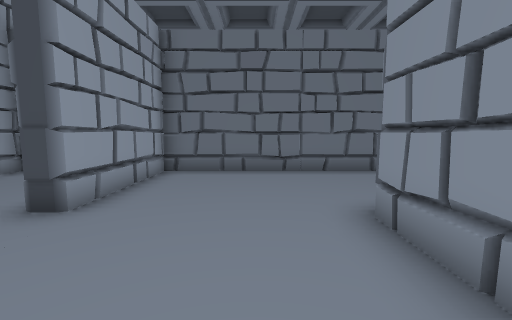
View 1 (above)

21 first-person views from a walk through a Unity game level. The camera is 1.2 m above the floor, tilts 6° down and sees 90° across. Doors are open. The floor is counted in squares, 1 m on a side. Each view is taken from the middle of a square. On the plan, view 1 faces up. The plan holds only what a view shows up to about 12 squares ahead; the rest is blank. The place goes on beyond the plan. Some animated figures are left out.

View 2
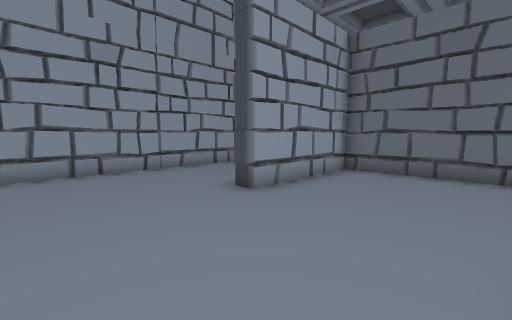

View 3
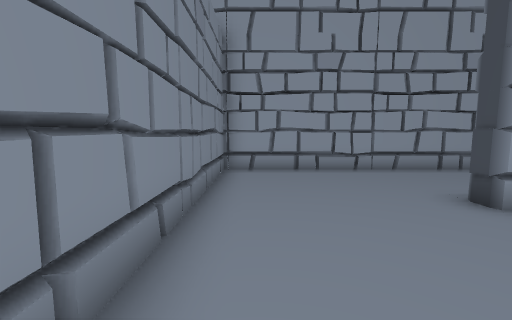

View 4
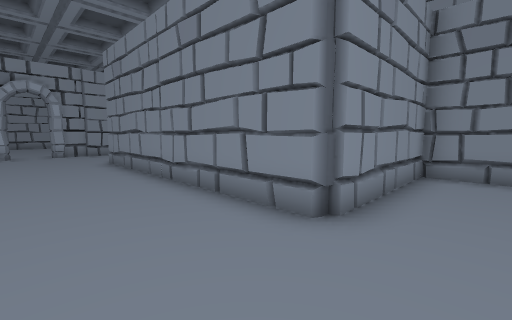

View 5
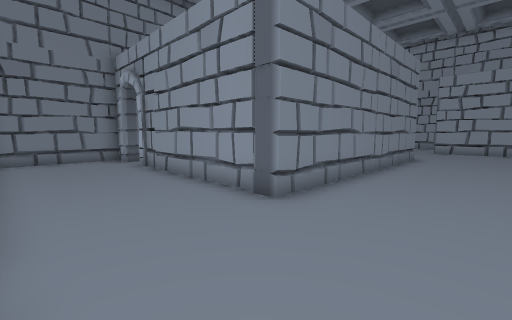

View 6
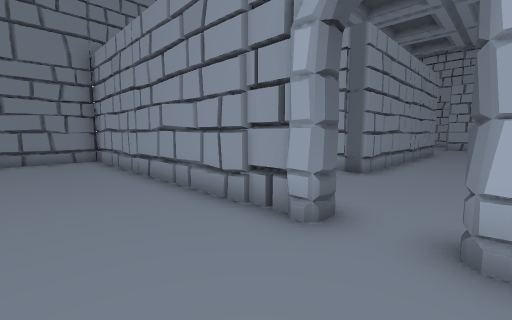

View 7
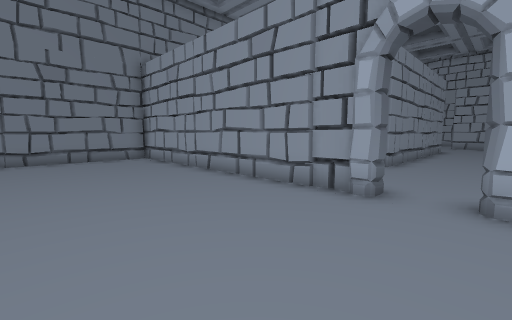

View 8
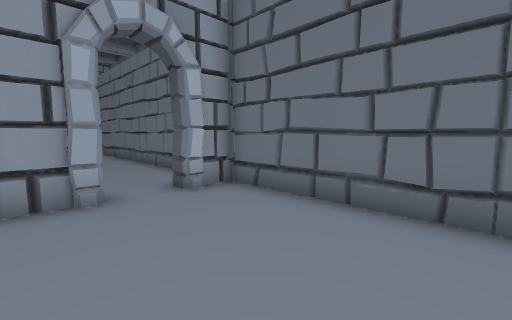

View 9
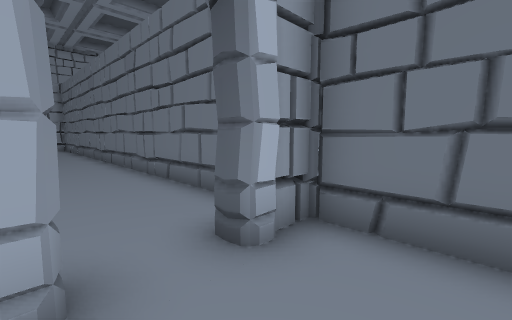

View 10
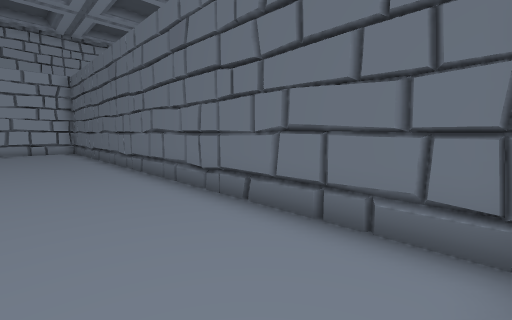

View 11
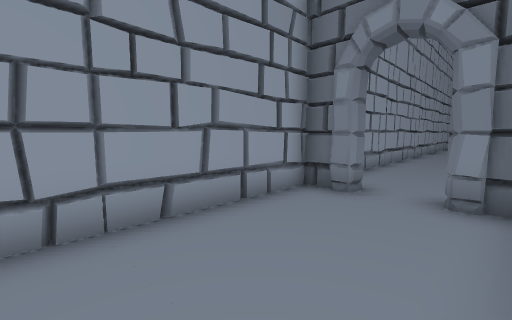

View 12
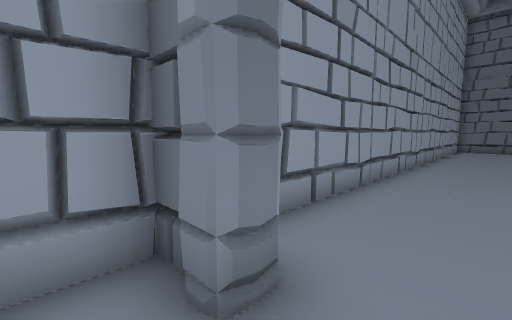

View 13
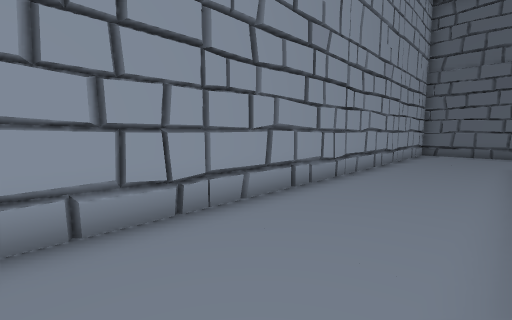

View 14
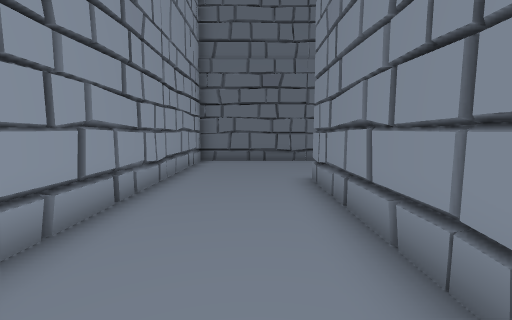

View 15
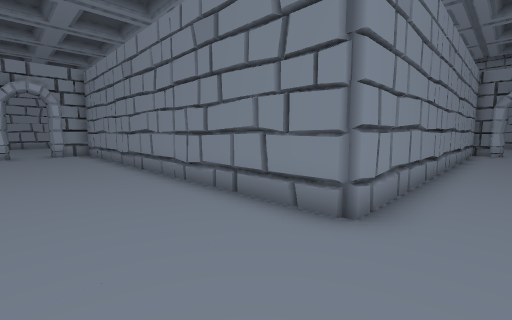

View 16
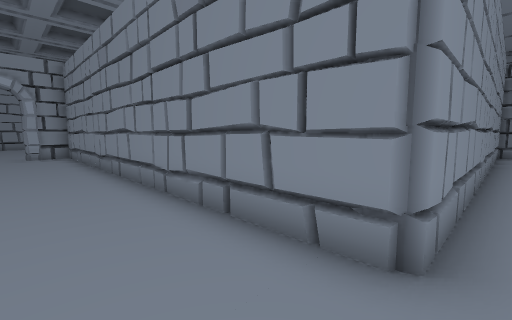

View 17
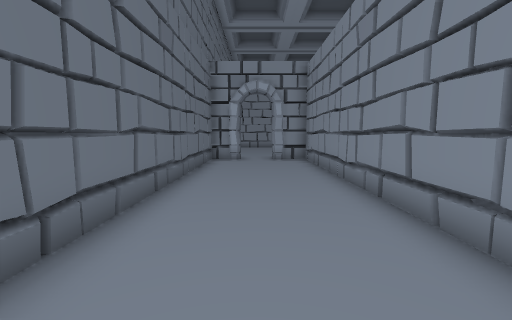

View 18
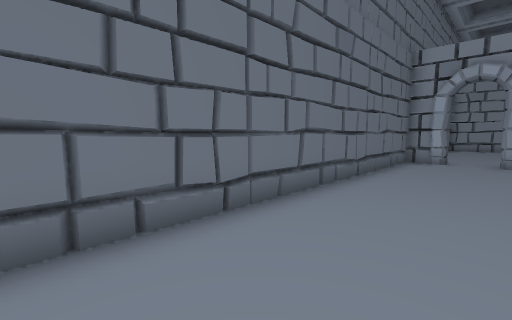

View 19
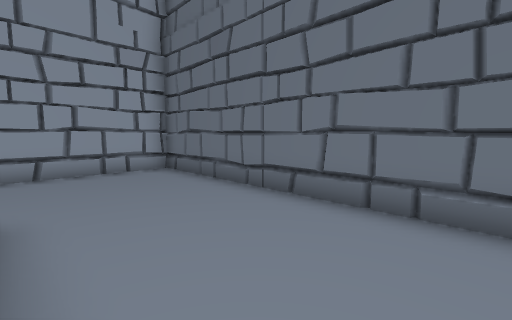

View 20
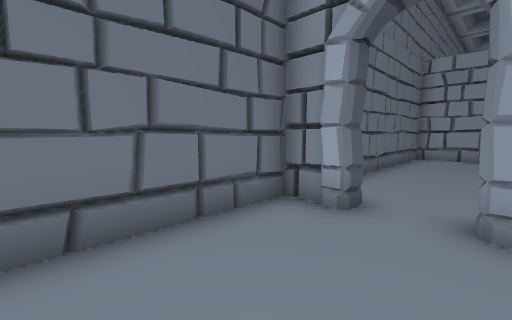

View 21
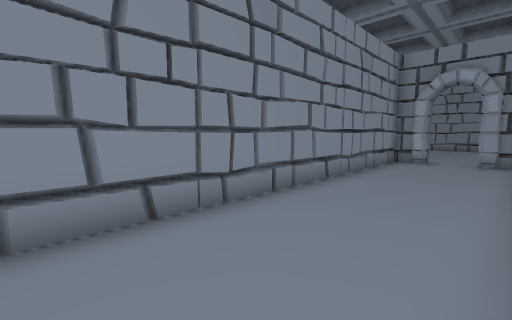

### Floor plan
Ten units are one square. View 1 is at (0, 0); x grows to the right and y downward. Boxes are objects, and circles mark ways between rooms. Rooms are numbered by the first view taken in them; rooms with no view inside come last. Other rooms are left out.
<svg viewBox="-79 -276 295 334">
<path fill="none" stroke="#000" d="M-39 -80 -46 -80M-41 -79 -46 -79M154 -52 161 -53M151 -80 -29 -80 -29 -37 -35 -37M157 -53 161 -52M113 43 113 53 150 53M161 -68 158 -67 154 -68M-62 -80 -74 -80 -74 11 17 11 17 -39 113 -39 113 26M-61 -84 -62 -79 -67 -79M45 -41 54 -41M161 -53 161 53 210 53M211 -80 158 -80M161 -82 161 -68M111 -257 107 -258 107 -271M110 -270 -74 -270 -74 -99M-46 -84 -35 -84 -36 -227 107 -227 107 -242 112 -243M-71 -84 -61 -84M112 -257 107 -258"/>
<circle cx="160" cy="-60" r="3" fill="#2a7"/>
<circle cx="-55" cy="-80" r="3" fill="#2a7"/>
<text x="50" y="-50">1</text>
<text x="190" y="-10">2</text>
<text x="-10" y="-230">3</text>
</svg>
Room 1 opens to room 2. Room 1 opens to room 3.

Where each view was taken, in squares from view 1:
view 1: 0 up, 0 right, facing up
view 2: 0 up, 1 right, facing up-left
view 3: 0 up, 1 right, facing left
view 4: 7 up, 0 right, facing down-right
view 5: 7 up, 15 right, facing down-left
view 6: 7 up, 19 right, facing down-left
view 7: 7 up, 21 right, facing down-left
view 8: 4 up, 21 right, facing up-left
view 9: 5 up, 18 right, facing up-left
view 10: 5 up, 15 right, facing up-left
view 11: 3 up, 4 left, facing up-left
view 12: 7 up, 5 left, facing up-left
view 13: 11 up, 4 left, facing up-left
view 14: 16 up, 5 left, facing up
view 15: 26 up, 5 left, facing down-right
view 16: 25 up, 4 left, facing down-right
view 17: 25 up, 1 left, facing right
view 18: 24 up, 1 left, facing up-right
view 19: 23 up, 1 right, facing up-left
view 20: 24 up, 7 right, facing up-right
view 21: 20 up, 7 left, facing down-right
